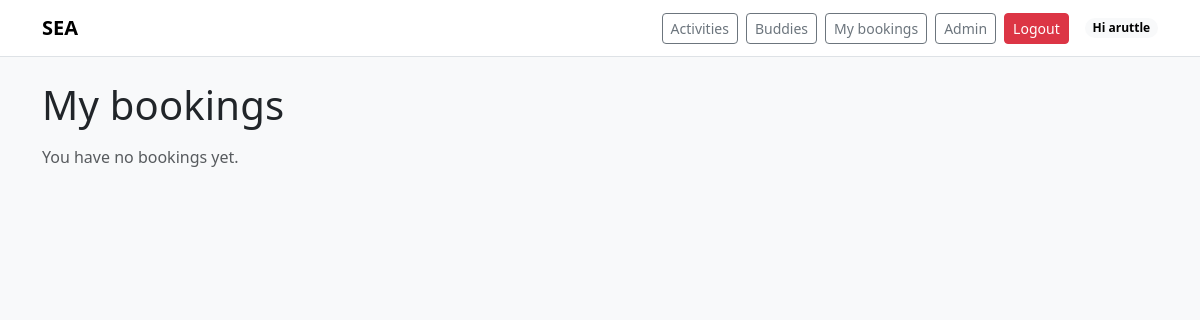
/me/bookings/ (signed in), run on an earlier commit of the app's database.
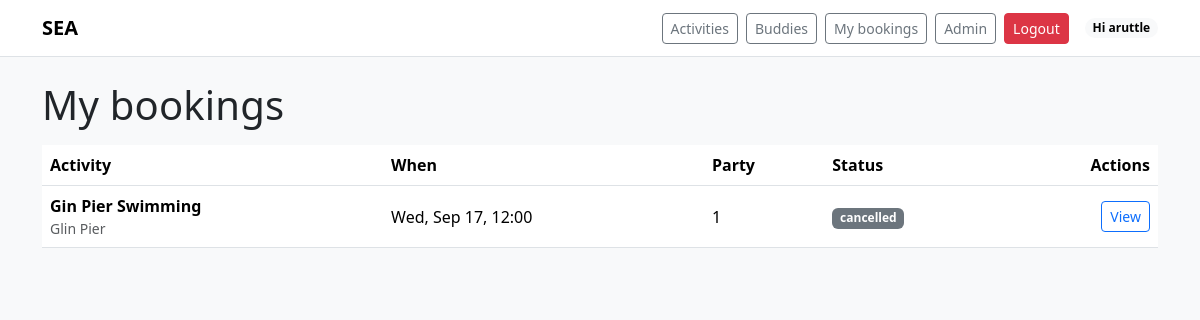
And on a later commit of the database.
### activities/models.py (models this page shows, shortened)
class Booking(models.Model):
    user = models.ForeignKey(settings.AUTH_USER_MODEL, on_delete=models.CASCADE, related_name="bookings")
    activity = models.ForeignKey(Activity, on_delete=models.CASCADE, related_name="bookings")
    start_dt = models.DateTimeField()
    party_size = models.PositiveIntegerField(default=1)
    status = models.CharField(max_length=12, choices=STATUS_CHOICES, default="confirmed")
    created_at = models.DateTimeField(auto_now_add=True)
    class Meta:
        indexes = [
            models.Index(fields=["start_dt"]),
        ]
        constraints = [
            models.UniqueConstraint(
                fields=["user", "activity", "start_dt"],
                condition=Q(status="confirmed"),
                name="uniq_confirmed_booking_per_user_slot",
            )
        ]

class Activity(models.Model):
    provider = models.ForeignKey(Provider, on_delete=models.CASCADE, related_name="activities")
    title = models.CharField(max_length=160)
    description = models.TextField(blank=True, default="")
    price = models.DecimalField(max_digits=8, decimal_places=2, default=0)
    duration_minutes = models.PositiveIntegerField(default=60)
    capacity = models.PositiveIntegerField(default=8)
    created_at = models.DateTimeField(auto_now_add=True)
    spot = models.ForeignKey(
        "core.Spot",
        null=True, blank=True,
        on_delete=models.SET_NULL,
        related_name="activities",
        help_text="Where this activity happens."
    )
    class Meta:
        ordering = ["title"]

class Provider(models.Model):
    name = models.CharField(max_length=120)
    contact_email = models.EmailField(blank=True, default="")

### activities/views.py (the view)
# urls.py: path("me/bookings/", activities_views.my_bookings, name="my_bookings"),
@login_required
def my_bookings(request):
    bookings = (
        Booking.objects.filter(user=request.user)
        .select_related("activity", "activity__provider")
        .order_by("-created_at")
    )
    return render(request, "activities/my_bookings.html", {"bookings": bookings})

### templates/activities/my_bookings.html (shortened to what this page needs)
{% extends "base.html" %}
{% block content %}
<h1 class="mb-3">My bookings</h1>
{% if bookings %}
  <div class="table-responsive">
    <table class="table align-middle">
      <thead>
        <tr>
          <th>Activity</th>
          <th>When</th>
          <th>Party</th>
          <th>Status</th>
          <th class="text-end">Actions</th>
        </tr>
      </thead>
      <tbody id="booking-table">
        {% for b in bookings %}
          {% include "activities/partials/_booking_row.html" with b=b %}
        {% endfor %}
      </tbody>
    </table>
  </div>
{% else %}
  <p class="text-muted">You have no bookings yet.</p>
{% endif %}
{% endblock %}

### templates/activities/partials/_booking_row.html (shortened to what this page needs)
<tr id="booking-{{ b.id }}">
  <td>
    <div class="fw-semibold">{{ b.activity.title }}</div>
    <div class="small text-muted">{{ b.activity.provider.name }}</div>
  </td>
  <td>{{ b.start_dt|date:"D, M j, H:i" }}</td>
  <td>{{ b.party_size }}</td>
  <td>
    {% if b.status == "confirmed" %}
      <span class="badge text-bg-success">confirmed</span>
    {% elif b.status == "cancelled" %}
      <span class="badge text-bg-secondary">cancelled</span>
    {% else %}
      <span class="badge text-bg-light text-dark">{{ b.get_status_display|default:b.status }}</span>
    {% endif %}
  </td>
  <td class="text-end">
    <a class="btn btn-sm btn-outline-primary" href="{% url 'activities:detail' b.activity_id %}">View</a>
  </td>
</tr>

What changed in the data, as far as the page shows it:
added Booking: activity "Gin Pier Swimming", activity.provider.name "Glin Pier", start_dt "Wed, Sep 17, 12:00", party_size "1", status "cancelled"
Also different on the page:
text no longer shown: "You have no bookings yet."
text now shown: "Activity When Party Status Actions"
